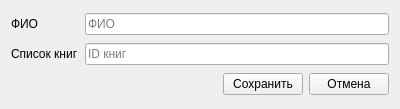
<?xml version="1.0" encoding="UTF-8"?>
<ui version="4.0">
 <class>AddUser</class>
 <widget class="QWidget" name="AddUser">
  <property name="geometry">
   <rect>
    <x>0</x>
    <y>0</y>
    <width>400</width>
    <height>109</height>
   </rect>
  </property>
  <property name="windowTitle">
   <string>Form</string>
  </property>
  <layout class="QGridLayout" name="gridLayout">
   <item row="1" column="0" colspan="2">
    <widget class="QLabel" name="label_2">
     <property name="text">
      <string>Список книг</string>
     </property>
    </widget>
   </item>
   <item row="1" column="2">
    <widget class="QLineEdit" name="lineEdit_books">
     <property name="placeholderText">
      <string>ID книг</string>
     </property>
    </widget>
   </item>
   <item row="2" column="0" colspan="3">
    <layout class="QHBoxLayout" name="horizontalLayout">
     <item>
      <spacer name="horizontalSpacer">
       <property name="orientation">
        <enum>Qt::Horizontal</enum>
       </property>
       <property name="sizeHint" stdset="0">
        <size>
         <width>128</width>
         <height>20</height>
        </size>
       </property>
      </spacer>
     </item>
     <item>
      <widget class="QPushButton" name="pushButton_save">
       <property name="text">
        <string>Сохранить</string>
       </property>
      </widget>
     </item>
     <item>
      <widget class="QPushButton" name="pushButton_cancel">
       <property name="text">
        <string>Отмена</string>
       </property>
      </widget>
     </item>
    </layout>
   </item>
   <item row="0" column="2">
    <widget class="QLineEdit" name="lineEdit_name">
     <property name="placeholderText">
      <string>ФИО</string>
     </property>
    </widget>
   </item>
   <item row="0" column="0" colspan="2">
    <widget class="QLabel" name="label">
     <property name="text">
      <string>ФИО</string>
     </property>
    </widget>
   </item>
  </layout>
 </widget>
 <resources/>
 <connections/>
</ui>
